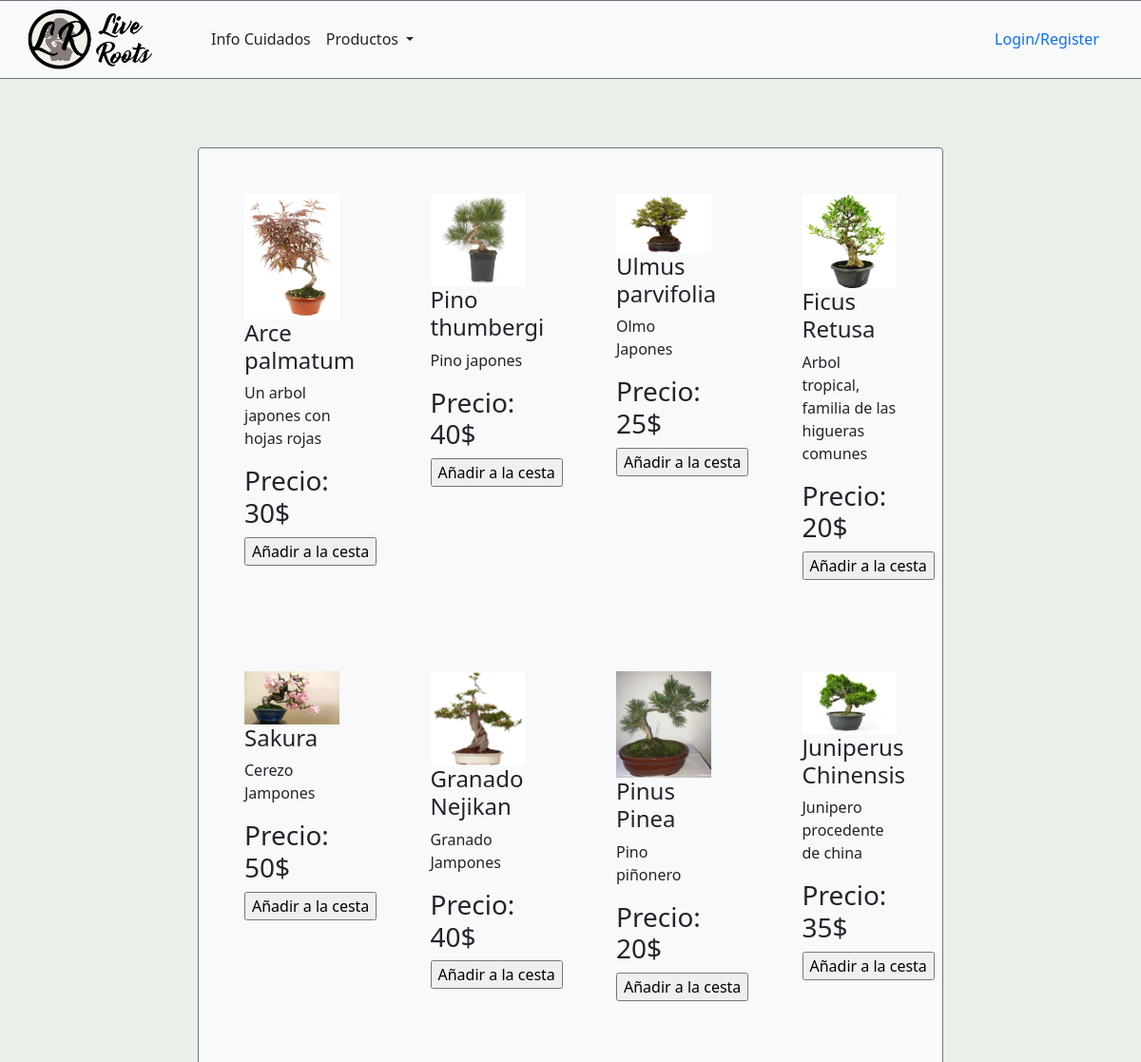
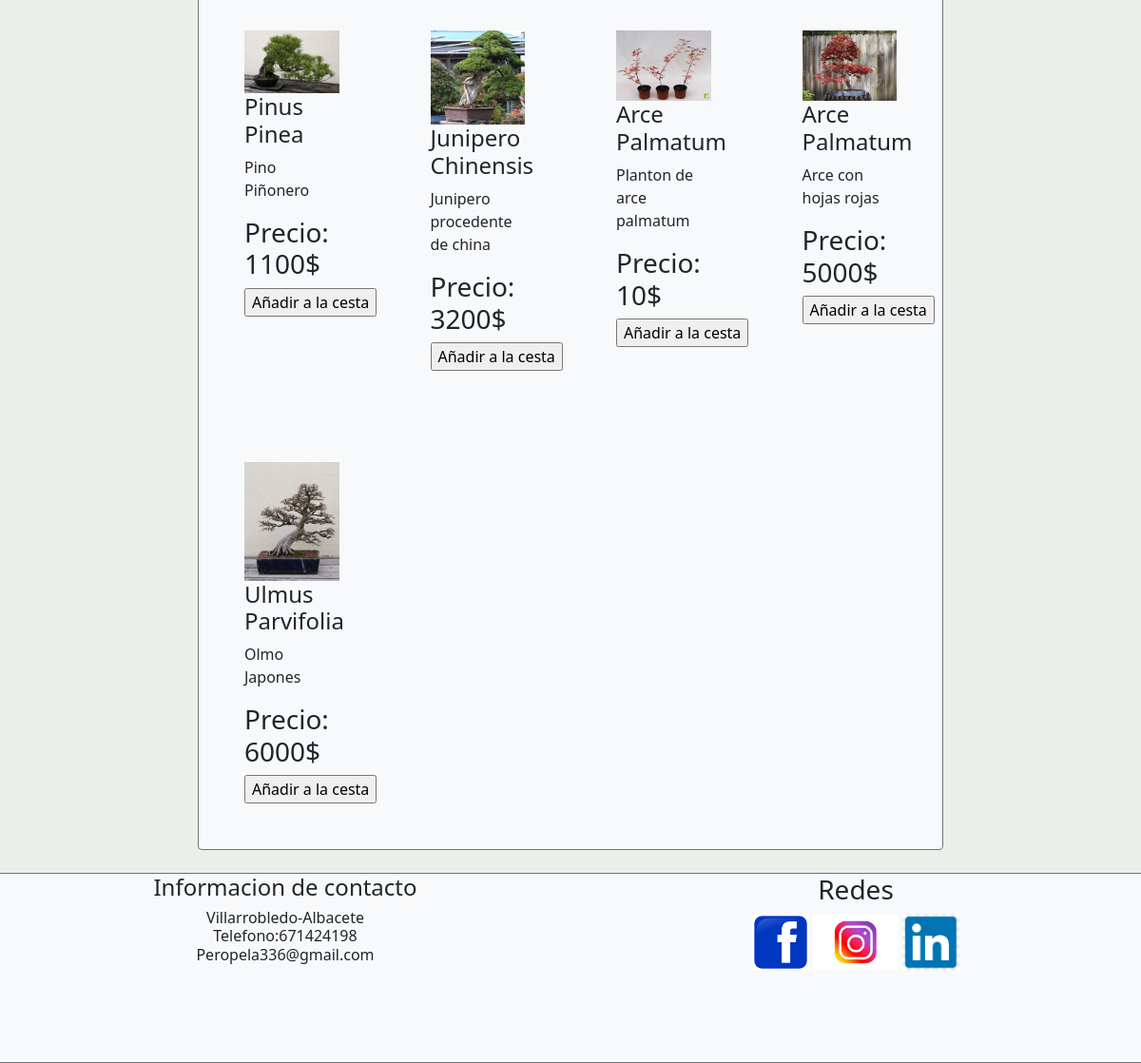
Screenshot of /capaPresentacion/tienda.php with the database file from the repository (2 pictures, top to bottom).
### tables this page shows
create table
    Productos (
        codProducto int primary key,
        nombreProducto varchar(20),
        descripcion varchar(50),
        cantidad int,
        img varchar(100),
        precio int,
        tipo varchar(15),
        descuento varchar(20)
    );

### capaPresentacion/tienda.php (the view, shortened to what the rows shown need)
<?php
include '../capaNegocio/productos.php';
?>
<!doctype html>
<html lang="en">
	<head>
		<link href="https://cdn.jsdelivr.net/npm/bootstrap@5.0.2/dist/css/bootstrap.min.css" rel="stylesheet">
		<link rel="stylesheet" href="index.css" type="text/css" media="screen" />
	</head>
	<body>
			<?php
		if (isset($_SESSION['usuario'])) {
			?>
			<div class="container-fluid ">
				<header class="navbar-light bg-light row border-top border-bottom border-secondary">
					<nav class="navbar navbar-expand-lg navbar-light bg-light">
						<div class="container-fluid">
							<a class="navbar-brand" href="tienda.php "><img class="img-fluid" src="img/logo titulo.png" width="170"></a>
							<button class="navbar-toggler" type="button" data-bs-toggle="collapse" data-bs-target="#navbarSupportedContent" aria-controls="navbarSupportedContent" aria-expanded="false" aria-label="Toggle navigation">
								<span class="navbar-toggler-icon"></span>
							</button>
							<div class="collapse navbar-collapse" id="navbarSupportedContent">
								<ul class="navbar-nav me-auto mb-2 mb-lg-0">
									<li class="nav-item dropdown">
										<a id="produ3" class="nav-link dropdown-toggle text-dark" href="#" id="navbarDropdown" role="button" data-bs-toggle="dropdown" aria-expanded="false">
											Productos
										</a>
										<ul class="dropdown-menu" aria-labelledby="navbarDropdown">
											<li><form action="tienda.php" method="post"><input type="submit" class="dropdown-item" href="#" value="Bonsais" name="productosbonsai"></form></li>
											<li><form action="tienda.php" method="post"><input type="submit" class="dropdown-item" href="#" value="Prebonsais" name="productosprebonsai"></form></li>
											<li><form action="tienda.php" method="post"><input type="submit" class="dropdown-item" href="#" value="Plantones" name="productosplanton"></form></li>
										</ul>
									</li>
									<li class="nav-item dropdown ">
										<a id="info3" class="nav-link dropdown-toggle text-dark" href="#" id="navbarDropdown" role="button" data-bs-toggle="dropdown" aria-expanded="false">
											Informacion Cuidados
										</a>
										<ul class="dropdown-menu" aria-labelledby="navbarDropdown">
											<li><a class="dropdown-item" href="topconocidos.php">Top Conocidos</a></li>
											<li><a class="dropdown-item" href="infoCuidados.php">Info Cuidados</a></li>
										</ul>
									</li>
								</ul>
								<form class="d-flex" metrod="post" action="tienda.php">
									<input class="form-control me-2"  placeholder="Search" aria-label="Search" name="buscador">
									<input class="btn  btn-outline-dark" type="submit" name="botonsearch" value="Search">
								</form>
								<ul class="navbar-nav  m-lg-2">
									<li class="nav-item dropdown ">
										<button class="btn btn-light dropdown-toggle" type="button" id="dropdownMenuButton1" data-bs-toggle="dropdown" aria-expanded="false">
											<svg xmlns="http://www.w3.org/2000/svg" width="16" height="16" fill="currentColor" class="bi bi-person-circle" viewBox="0 0 16 16">
											<path d="M11 6a3 3 0 1 1-6 0 3 3 0 0 1 6 0z"/>
											<path fill-rule="evenodd" d="M0 8a8 8 0 1 1 16 0A8 8 0 0 1 0 8zm8-7a7 7 0 0 0-5.468
												  11.37C3.242 11.226 4.805 10 8 10s4.757 1.225 5.468 2.37A7 7 0 0 0 8 1z"/> </svg>
												  <?php
												  echo $_SESSION['usuario']->getNombre();
												  ?>
										</button>
										<ul class="dropdown-menu" aria-labelledby="dropdownMenuButton1">
											<li><a class="dropdown-item" href="perfil.php">Perfil</a></li>
											<li><a class="dropdown-item" href="compras.php">Compras</a></li>
											<?php
											if ($_SESSION['usuario']->getEmail() == "admin@livingroots.es") {
												?>
												<li><a class="dropdown-item" href="administracion.php">Administracion</a></li>
												<?php
											}
											?>
											<li><a class="dropdown-item" href="#"><form action="tienda.php" method="post">
														<button class="bg-light border border-0" type="submit" name="cierrasesion">cierra sesion</button>
													</form></a></li>
										</ul>
									</li>
									<li class="nav-item dropdown m-auto">
										<a href="carrito.php"><svg xmlns="http://www.w3.org/2000/svg" width="30" height="30"  class="bi bi-basket" viewBox="0 0 16 16">
											<path d="M5.757 1.071a.5.5 0 0 1 .172.686L3.383 6h9.234L10.07 1.757a.5.5 0 1 1 .858-.514L13.783 6H15a1 1 0 0 1 1 1v1a1 1 0 0 1-1
												  1v4.5a2.5 2.5 0 0 1-2.5 2.5h-9A2.5 2.5 0 0 1 1 13.5V9a1 1 0 0 1-1-1V7a1 1 0 0 1 1-1h1.217L5.07 1.243a.5.5 0 0 1 .686-.172zM2
												  9v4.5A1.5 1.5 0 0 0 3.5 15h9a1.5 1.5 0 0 0 1.5-1.5V9H2zM1 7v1h14V7H1zm3 3a.5.5 0 0 1 .5.5v3a.5.5 0 0 1-1 0v-3A.5.5 0 0 1 4 10zm2
												  0a.5.5 0 0 1 .5.5v3a.5.5 0 0 1-1 0v-3A.5.5 0 0 1 6 10zm2 0a.5.5 0 0 1 .5.5v3a.5.5 0 0 1-1 0v-3A.5.5 0 0 1 8 10zm2 0a.5.5 0 0 1 .5.
												  5v3a.5.5 0 0 1-1 0v-3a.5.5 0 0 1 .5-.5zm2 0a.5.5 0 0 1 .5.5v3a.5.5 0 0 1-1 0v-3a.5.5 0 0 1 .5-.5z"/> </svg>
										</a>
									</li>
								</ul>
							</div>
						</div>
					</nav>
				</header>
				<br>
				<div class="row row-cols-4 col-md-8 m-auto mt-5 bg-light rounded border border-secondary" id="productos">
					<?php
					if (isset($_POST['productosbonsai'])) {
						$producto = new Productos();
						$nose = $producto->extraerBonsai();
						foreach ($nose as $fila) {
							?>
							<div class="col p-5">
								<form action="producto.php" method="post">
									<button class="bg-light border border-0" type="submit"  name="cesta">
										<input type="hidden" name="fila" value="<?php echo $fila->getcodProducto() ?>">
										<img class="img-fluid" width="250" src="img/<?php echo $fila->getimg() ?>">
										<h4><?php echo $fila->getnombreProducto() ?></h4>
										<?php
										if($fila->getdescuento()>0){
											?>
											<p style="color:#D8F065;">¡Descuento<?php echo $fila->getdescuento()?>%!</p>
										<?php
										}
										?>
										<h3><?php echo $fila->getprecio() ?>$</h3>
									</button>
									<?php
									if ($fila->getcantidad() == 0) {
										echo "No hay en el Stock";
									} else {
										?>
										<?php
									}
									?>
								</form>
							</div>
							<?php
						}
					} else if (isset($_POST['productosprebonsai'])) {
						$producto = new Productos();
						$nose = $producto->extraerPrebonsai();
						foreach ($nose as $fila) {
							?>
							<div class="col p-5">
								<form action="producto.php" method="post">
									<button class="bg-light border border-0" type="submit"  name="cesta">
										<input type="hidden" name="fila" value="<?php echo $fila->getcodProducto() ?>">
										<img class="img-fluid" width="250" src="img/<?php echo $fila->getimg() ?>">
										<h4><?php echo $fila->getnombreProducto() ?></h4>
										<?php
										if($fila->getdescuento()>0){
											?>
											<p style="color:#D8F065;">¡Descuento<?php echo $fila->getdescuento()?>%!</p>
										<?php
										}
										?>
										<h3>Precio: <?php echo $fila->getprecio() ?>$</h3>
									</button>
									<?php
									if ($fila->getcantidad() == 0) {
										echo "No hay en el Stock";
									} else {
										?>
										<?php
									}
									?>
								</form>
							</div>
							<?php
						}
					} else if (isset($_POST['productosplanton'])) {
						$producto = new Productos();
						$nose = $producto->extraerPlanton();
						foreach ($nose as $fila) {
							?>
							<div class="col p-5">
								<form action="producto.php" method="post">
									<button class="bg-light border border-0" type="submit"  name="cesta">
										<input type="hidden" name="fila" value="<?php echo $fila->getcodProducto() ?>">
										<img class="img-fluid" width="250" src="img/<?php echo $fila->getimg() ?>">
										<h4><?php echo $fila->getnombreProducto() ?></h4>
									<?php
										if($fila->getdescuento()>0){
											?>
											<p style="color:#D8F065;">¡Descuento<?php echo $fila->getdescuento()?>%!</p>
										<?php
										}
										?>
										<h3>Precio: <?php echo $fila->getprecio() ?>$</h3>
									</button>
									<?php
									if ($fila->getcantidad() == 0) {
										echo "No hay en el Stock";
									} else {
										?>
										<?php
									}
									?>
								</form>
							</div>
							<?php
						}
					} else if (isset($_POST['botonsearch'])) {
						echo'entra';
						$producto = new Productos();
						$nose = $producto->buscador($_POST['buscador']);
						foreach ($nose as $fila) {
							?>
							<div class="col p-5">
								<form action="producto.php" method="post">
									<button class="bg-light border border-0" type="submit"  name="cesta">
										<input type="hidden" name="fila" value="<?php echo $fila->getcodProducto() ?>">
										<img class="img-fluid" width="250" src="img/<?php echo $fila->getimg() ?>">
										<h4><?php echo $fila->getnombreProducto() ?></h4>
										<?php
										if($fila->getdescuento()>0){
											?>
											<p style="color:#D8F065;">¡Descuento<?php echo $fila->getdescuento()?>%!</p>
										<?php
										}
										?>
										<h3>Precio: <?php echo $fila->getprecio() ?>$</h3>
									</button>
									<?php
									if ($fila->getcantidad() == 0) {
										echo "No hay en el Stock";
									} else {
										?>
										<?php
									}
									?>
								</form>
							</div>
							<?php
						}
					} else {
						$producto = new Productos();
						$nose = $producto->extraerProductos();
						foreach ($nose as $fila) {
							?>
							<div class="col p-5">
								<form action="producto.php" method="post">
									<button class="bg-light border border-0" type="submit"  name="cesta">
										<input type="hidden" name="fila" value="<?php echo $fila->getcodProducto() ?>">
										<img class="img-fluid"  src="img/<?php echo $fila->getimg() ?>">
										<h4><?php echo $fila->getnombreProducto() ?></h4>
									<?php
										if($fila->getdescuento()>0){
											?>
											<p style="color:#D8F065;">¡Descuento<?php echo $fila->getdescuento()?>%!</p>
										<?php
										}
										?>
										<h3>Precio: <?php echo $fila->getprecio() ?>$</h3>
									</button>
									<?php
									if ($fila->getcantidad() == 0) {
										echo "No hay en el Stock";
									} else {
										?>
										<?php
									}
									?>
								</form>
							</div>
							<?php
						}
					}
					?>
				</div>
				<div class="row mb-lg-4">
				</div>
				<footer class="fooder row bg-light border-top border-bottom border-secondary">
					<div class="col text-center">
						<h4>Informacion de contacto</h4>
						<h6>
							Villarrobledo-Albacete <br>
							Telefono:671424198 <br>
							Peropela336@gmail.com
						</h6>
					</div>
					<div class="col text-center">
						<h3>Redes</h3>
						<a href="https://www.facebook.com/profile.php?id=100008619615493"><img class="img-fluid" src="img/facebook.png" width="60"></a>
						<a href="https://www.instagram.com/pedro_mr78/"><img class="img-fluid" src="img/insta.jpg" width="90"></a>
						<a href="www.linkedin.com/in/pedro-montero-rodriguez-9ab7841ab"><img class="img-fluid" src="img/linkedin.jpg" width="60"></a>
					</div>
				</footer>
			</div>
			<?php
		} else {
			?>
			<div class="container-fluid ">
				<br>
				<div class="row row-cols-4 col-md-8 m-auto mt-5 bg-light rounded border border-secondary" id="productos">
					<?php
					if (isset($_POST['productosbonsai'])) {
						$producto = new Productos();
						$nose = $producto->extraerBonsai();
						foreach ($nose as $fila) {
							?>
							<div class="col p-5">
								<form action="carrito.php" method="post">
									<input type="hidden" name="fila" value="<?php echo $fila->getcodProducto() ?>">
									<img class="img-fluid" width="250" src="img/<?php echo $fila->getimg() ?>">
									<h4><?php echo $fila->getnombreProducto() ?></h4>
									<p><?php echo $fila->getdescripcion() ?></p>
									<h3><?php echo $fila->getprecio() ?>$</h3>
									<?php
									if ($fila->getcantidad() == 0) {
										echo "No hay en el Stock";
									} else {
										?>
										<a href="login.php"><input  type="button" value="Añadir a la cesta" name="cesta"></a>
										<?php
									}
									?>
								</form>
							</div>
							<?php
						}
					} else {
						$producto = new Productos();
						$nose = $producto->extraerProductos();
						foreach ($nose as $fila) {
							?>
							<form class="col p-5" action="carrito.php" method="post">
								<img class="img-fluid" width="250" src="img/<?php echo $fila->getimg() ?>">
								<h4><?php echo $fila->getnombreProducto() ?></h4>
								<p><?php echo $fila->getdescripcion() ?></p>
								<h3>Precio: <?php echo $fila->getprecio() ?>$</h3>
								<?php
								if ($fila->getcantidad() == 0) {
									echo "No hay en el Stock";
								} else {
									?>
									<a href="login.php"><input  type="button" value="Añadir a la cesta" name="cesta"></a>
									<?php
								}
								?>
							</form>
							<br>
							<?php
						}
					}
					?>
				</div>
			</div>
			<?php
		}
		?>
	</body>
</html>

### rows the page displays
productos: img (picture), nombreProducto "Arce palmatum", descripcion "Un arbol japones con hojas rojas", precio "30"
productos: img (picture), nombreProducto "Pino thumbergi", descripcion "Pino japones", precio "40"
productos: img (picture), nombreProducto "Ulmus parvifolia", descripcion "Olmo Japones", precio "25"
productos: img (picture), nombreProducto "Ficus Retusa", descripcion "Arbol tropical, familia de las higueras comunes", precio "20"
productos: img (picture), nombreProducto "Sakura", descripcion "Cerezo Jampones", precio "50"
productos: img (picture), nombreProducto "Granado Nejikan", descripcion "Granado Jampones", precio "40"
productos: img (picture), nombreProducto "Pinus Pinea", descripcion "Pino piñonero", precio "20"
productos: img (picture), nombreProducto "Juniperus Chinensis", descripcion "Junipero procedente de china", precio "35"
productos: img (picture), nombreProducto "Pinus Pinea", descripcion "Pino Piñonero", precio "1100"
productos: img (picture), nombreProducto "Junipero Chinensis", descripcion "Junipero procedente de china", precio "3200"
productos: img (picture), nombreProducto "Arce Palmatum", descripcion "Planton de arce palmatum", precio "10"
productos: img (picture), nombreProducto "Arce Palmatum", descripcion "Arce con hojas rojas", precio "5000"
productos: img (picture), nombreProducto "Ulmus Parvifolia", descripcion "Olmo Japones", precio "6000"
